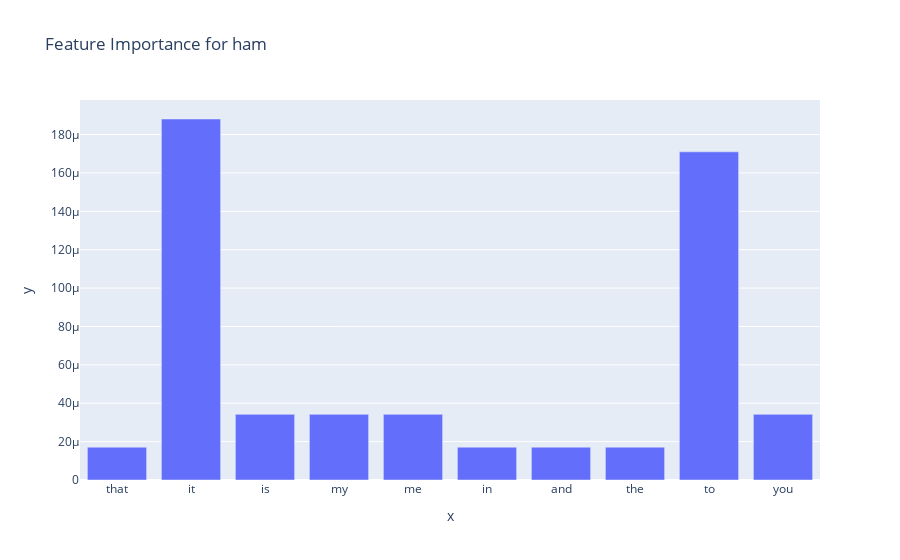

Notebook source saved alongside this figure:
### Markdown cell above
### Feature importance of sklearn Naive Bayes classifier

### Code cell
import numpy as np

feature_names = np.array(vectorizer.get_feature_names_out())
log_prob = nb.feature_log_prob_
feature_importance = feature_names[np.argsort(log_prob)]

#plotly plot of feature importance
for i, label in enumerate(nb.classes_):
    fig = px.bar(x=feature_importance[i][-10:], y=np.exp(log_prob[i][-10:]), title=f'Feature Importance for {label}')
    fig.show()

### Figure 1 — Plotly figure (JSON) as saved in the notebook; plotly's stock layout.template omitted (floating-point values rounded to 4 significant figures)
{"data": [{"alignmentgroup": "True", "hovertemplate": "x=%{x}<br>y=%{y}<extra></extra>", "legendgroup": "", "marker": {"color": "#636efa", "pattern": {"shape": ""}}, "name": "", "offsetgroup": "", "orientation": "v", "showlegend": false, "textposition": "auto", "type": "bar", "x": ["that", "it", "is", "my", "me", "in", "and", "the", "to", "you"], "xaxis": "x", "y": [1.71e-05, 0.0001881, 3.42e-05, 3.42e-05, 3.42e-05, 1.71e-05, 1.71e-05, 1.71e-05, 0.000171, 3.42e-05], "yaxis": "y"}], "layout": {"barmode": "relative", "legend": {"tracegroupgap": 0}, "title": {"text": "Feature Importance for ham"}, "xaxis": {"anchor": "y", "domain": [0, 1], "title": {"text": "x"}}, "yaxis": {"anchor": "x", "domain": [0, 1], "title": {"text": "y"}}}}
